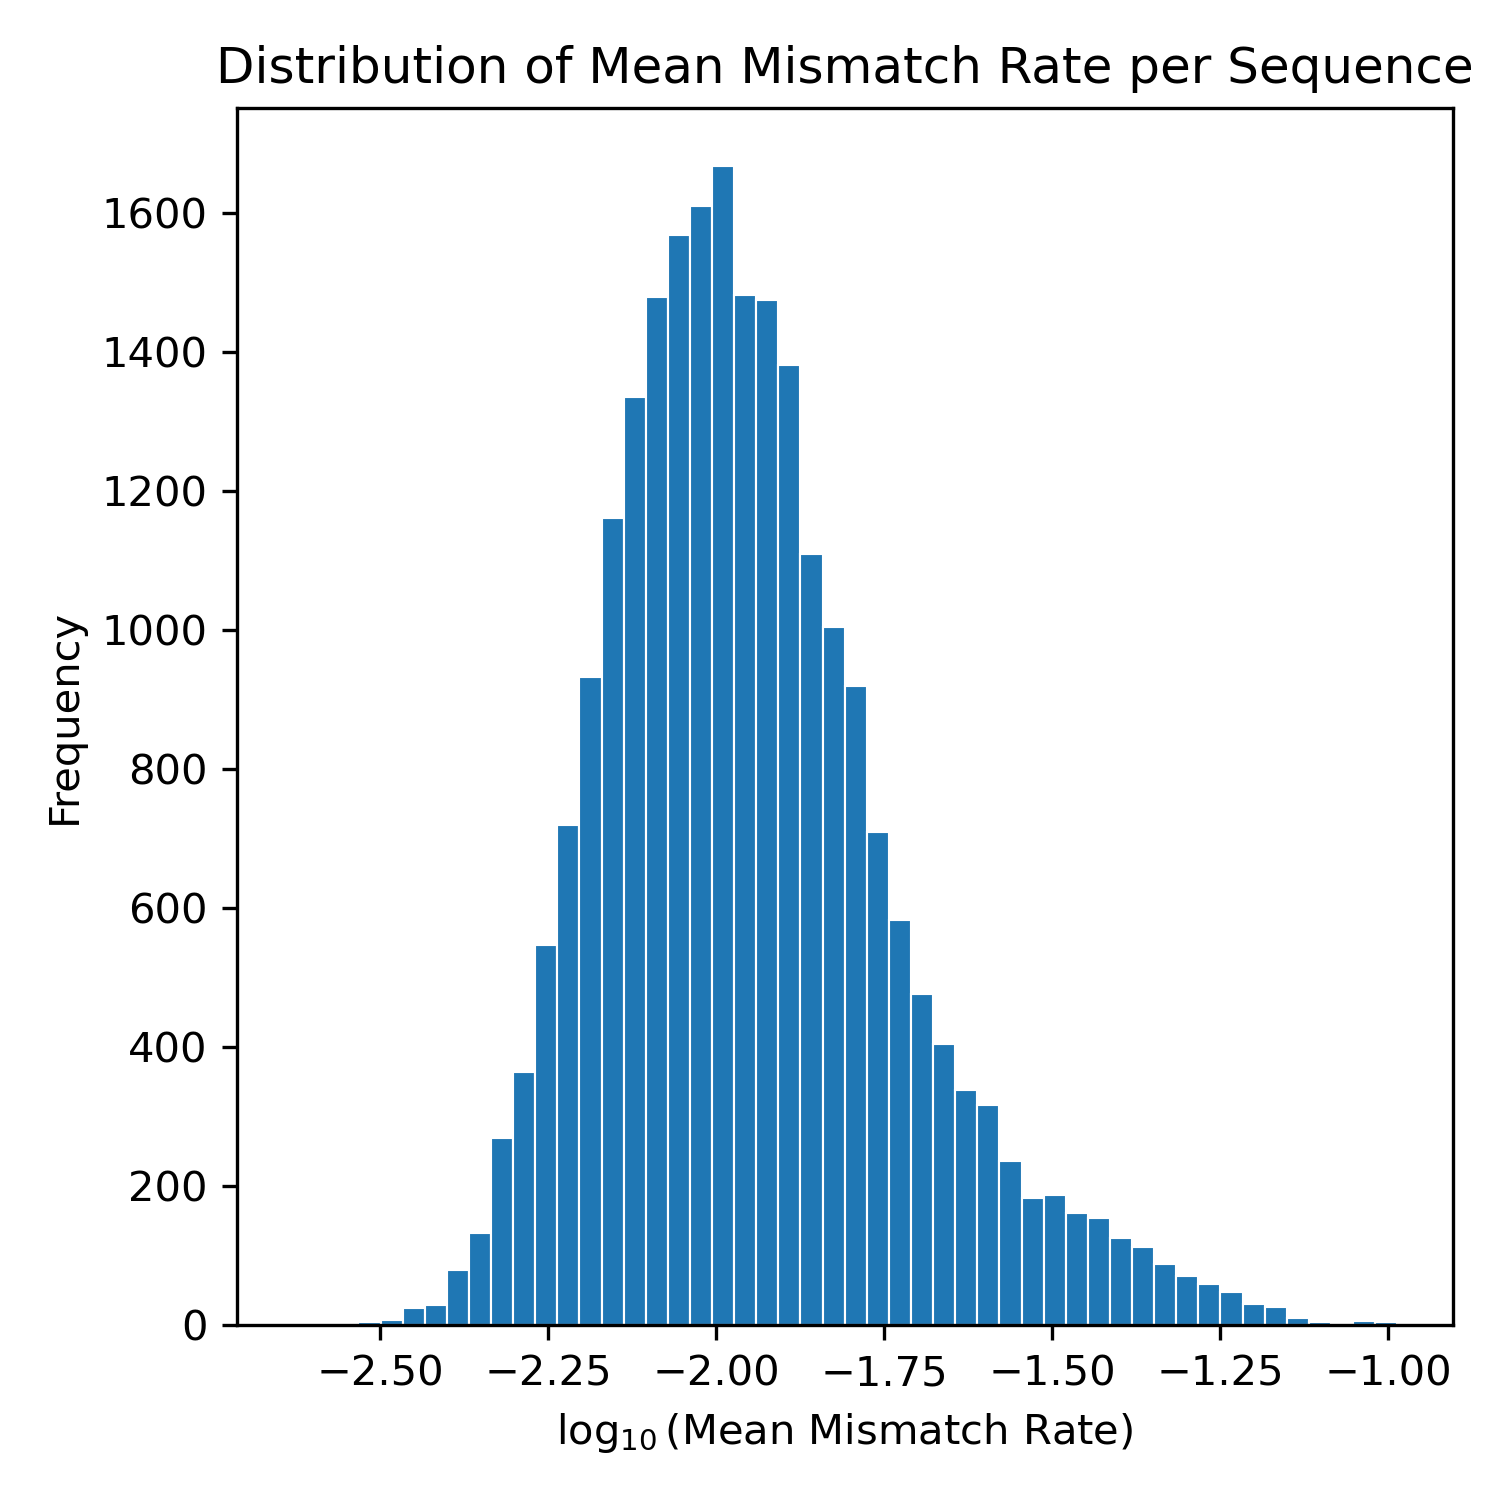

Reproduce this figure in Python.
import sys
import matplotlib.pyplot as plt
import seaborn as sns
import pandas as pd
import numpy as np

dataset_csv = sys.argv[1]
num_bins = int(sys.argv[2])
output_plot = sys.argv[3]

dataset = pd.read_csv(dataset_csv)

plt.figure(figsize=(5, 5), dpi=300)
sns.histplot(np.log10(dataset["MeanMismatch"]), bins=num_bins, alpha=1.0, edgecolor="white")
plt.xlabel("$\\log_{10}$(Mean Mismatch Rate)")
plt.ylabel("Frequency")
plt.title("Distribution of Mean Mismatch Rate per Sequence")
plt.tight_layout()
plt.savefig(output_plot)
